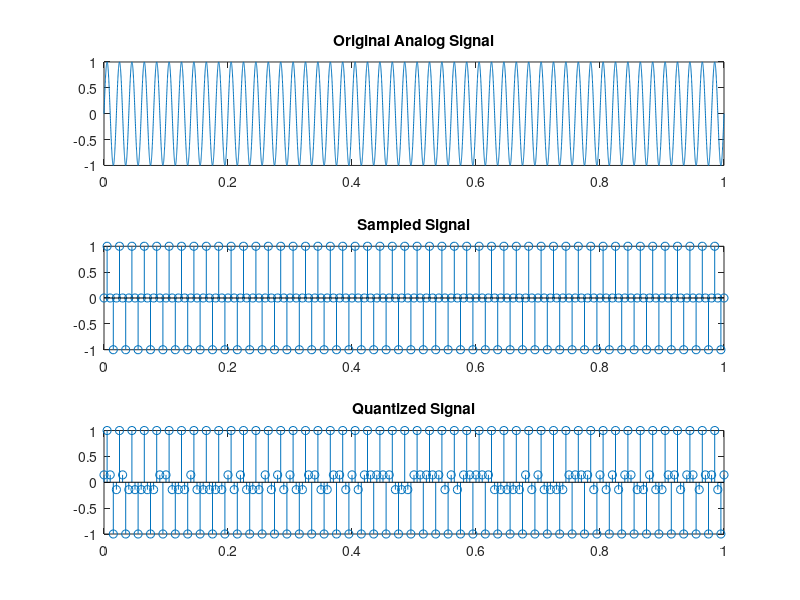

Source code (MATLAB):
t = 0:0.0001:1;              % High-resolution time vector
x = sin(2*pi*50*t);          % Analog signal (50 Hz sine wave)
fs = 200;                    % Sampling frequency (must be ≥ 2*fmax)
ts = 0:1/fs:1;               % Sampled time vector
xs = sin(2*pi*50*ts);        % Sampled signal
n_bits = 3;                  % Number of quantization bits
L = 2^n_bits;                % Number of levels
x_min = min(xs);
x_max = max(xs);
q_levels = linspace(x_min, x_max, L);   % Quantization levels
xq = interp1(q_levels, q_levels, xs, 'nearest');  % Quantized signal
figure;
subplot(3,1,1); plot(t, x); title('Original Analog Signal');
subplot(3,1,2); stem(ts, xs); title('Sampled Signal');
subplot(3,1,3); stem(ts, xq); title('Quantized Signal');
